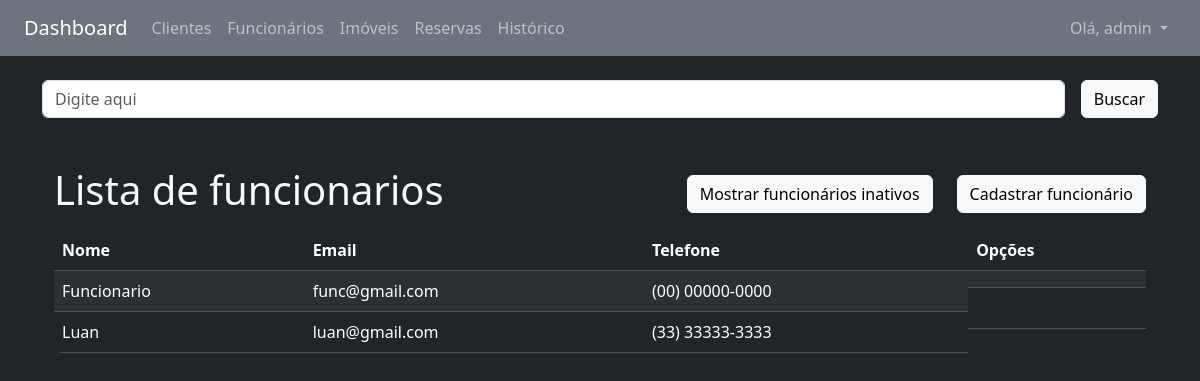
The app's page /funcionarios/nome/ (signed in) with its own data.
### funcionarios/models.py (models this page shows, shortened)
class Funcionario(models.Model):
    nome = models.CharField(max_length=100)
    email = models.EmailField(unique=True)
    telefone = models.CharField(max_length=20, blank=True)
    ativo = models.BooleanField(default=True)
    user = models.OneToOneField(
        User, on_delete=models.SET_NULL, null=True, blank=True)

### funcionarios/views.py (the view)
# urls.py: path('<campo>/', funcionarios, name="lista"),
@login_required
def funcionarios(request, campo):
    if not request.user.is_superuser:
        messages.error(request, "Voce não possui acesso a essa página.")
        return redirect('core:index')
    query = request.GET.get('busca', '')
    if campo == 'nome' and query:
        funcionarios = Funcionario.objects.filter(
            ativo=True, nome__icontains=query)
    else:
        funcionarios = Funcionario.objects.filter(ativo=True)
    if campo:
        campo_ordenacao = ORDENACAO_FUNCIONARIO_LOOKUP.get(campo, 'nome')
        funcionarios = funcionarios.order_by(campo_ordenacao)
    dados = {'funcionarios': funcionarios,
             'ativos': True, 'query': query, 'campo': campo}
    return render(request, 'funcionarios/lista.html', dados)

### core/templatetags/format_filters.py (called while the page is built)
@register.filter
def format_telefone(value):
    telefone = re.sub(r'\D', '', value)
    if len(telefone) == 11:
        return f"({telefone[:2]}) {telefone[2:7]}-{telefone[7:]}"
    elif len(telefone) == 10:
        return f"({telefone[:2]}) {telefone[2:6]}-{telefone[6:]}"
    return value

### funcionarios/templates/funcionarios/lista.html (shortened to what this page needs)
{% extends 'base.html' %}
{% load heroicons %}
{% load format_filters %}
{% block content %}
{% include 'partials/_busca.html' %}
<div class="container-sm mt-5 d-flex justify-content-between align-items-center">
    <h1 class="h1">Lista de funcionarios</h1>
    <div class="d-flex gap-4">
        {% if ativos %}
        <a href="{% url 'funcionarios:lista_inativos' 'nome' %}" class="btn btn-light">Mostrar funcionários inativos</a>
        {% else %}
        <a href="{% url 'funcionarios:lista' 'nome' %}" class="btn btn-light">Mostrar
            funcionários ativos</a>
        {% endif %}
        <a href="{% url 'funcionarios:cadastrar' %}" class="btn btn-light">{% heroicon_outline "pencil-square" %}
            Cadastrar
            funcionário</a>
    </div>
</div>
<div class="container-sm mt-2">
    <div class="bg-dark rounded-3 overflow-hidden">
        <table cellpadding="5" cellspacing="1" class="table table-dark table-striped mb-0">
            <thead>
                <tr>
                    <th>Nome</th>
                    <th>Email</th>
                    <th>Telefone</th>
                    <th>Opções</th>
                </tr>
            </thead>
            <tbody>
                {% for funcionario in funcionarios %}
                <tr>
                    <td>{{ funcionario.nome }}</td>
                    <td>{{ funcionario.email }}</td>
                    <td>{{ funcionario.telefone|format_telefone }}</td>
                    <td class="d-flex gap-4">
                    </td>
                </tr>
                {% empty %}
                <tr>
                    <td colspan="5">Nenhum funcionario cadastrado.</td>
                </tr>
                {% endfor %}
            </tbody>
        </table>
    </div>
</div>
{% endblock %}

### core/templates/base.html (shortened to what this page needs)
<!DOCTYPE html>
<html lang="pt-br">
<head>
    <link href="https://cdn.jsdelivr.net/npm/bootstrap@5.3.6/dist/css/bootstrap.min.css" rel="stylesheet"
 />
</head>
<body class="bg-dark text-light">
    <nav class="navbar navbar-expand-lg navbar-dark bg-secondary px-4">
        <a class="navbar-brand" href="{% url 'core:index' %}">Dashboard</a>
        <div class="collapse navbar-collapse">
            <ul class="navbar-nav me-auto">
                <li class="nav-item">
                    <a class="nav-link" href="{% url 'clientes:lista' 'nome' %}">Clientes</a>
                </li>
                {% if user.is_superuser %}
                <li class="nav-item">
                    <a class="nav-link" href="{% url 'funcionarios:lista' 'nome' %}">Funcionários</a>
                </li>
                {% endif %}
                <li class="nav-item">
                    <a class="nav-link" href="{% url 'imoveis:lista' 'nome' %}">Imóveis</a>
                </li>
                <li class="nav-item">
                    <a class="nav-link" href="{% url 'reservas:lista' 'cliente' %}">Reservas</a>
                </li>
                <li class="nav-item">
                    <a class="nav-link" href="{% url 'historico_locacoes:lista' %}">Histórico</a>
                </li>
            </ul>
        </div>
        {% if user.is_authenticated %}
        <ul class="navbar-nav">
            <li class="nav-item dropdown">
                <a class="nav-link dropdown-toggle" href="#" id="userDropdown" role="button" data-bs-toggle="dropdown"
                    aria-expanded="false">
                    Olá, {{ user.username }}
                </a>
            </li>
        </ul>
        {% endif %}
    </nav>
    <main class="container py-4">
        {% include 'partials/_mensagem.html' %}
        {% block content %}{% endblock %}
    </main>
</body>
</html>

### records on screen
Funcionario: nome "Funcionario", email "func@gmail.com", telefone "(00) 00000-0000"
Funcionario: nome "Luan", email "luan@gmail.com", telefone "(33) 33333-3333"

### other values on screen
{{ user.username }} "admin"
